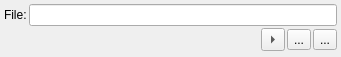
<?xml version="1.0" encoding="UTF-8"?>
<ui version="4.0">
 <class>FileSelectWidget</class>
 <widget class="QWidget" name="FileSelectWidget">
  <property name="geometry">
   <rect>
    <x>0</x>
    <y>0</y>
    <width>341</width>
    <height>57</height>
   </rect>
  </property>
  <property name="windowTitle">
   <string>Form</string>
  </property>
  <layout class="QGridLayout" name="gridLayout">
   <property name="leftMargin">
    <number>4</number>
   </property>
   <property name="topMargin">
    <number>4</number>
   </property>
   <property name="rightMargin">
    <number>4</number>
   </property>
   <property name="bottomMargin">
    <number>4</number>
   </property>
   <property name="spacing">
    <number>2</number>
   </property>
   <item row="1" column="4">
    <widget class="QToolButton" name="btnPreview">
     <property name="text">
      <string>...</string>
     </property>
     <property name="icon">
      <iconset resource="ai.qrc">
       <normaloff>:/icon/preview.png</normaloff>:/icon/preview.png</iconset>
     </property>
    </widget>
   </item>
   <item row="1" column="2">
    <spacer name="horizontalSpacer">
     <property name="orientation">
      <enum>Qt::Horizontal</enum>
     </property>
     <property name="sizeHint" stdset="0">
      <size>
       <width>40</width>
       <height>20</height>
      </size>
     </property>
    </spacer>
   </item>
   <item row="0" column="1" colspan="5">
    <widget class="QLineEdit" name="lineEdit">
     <property name="dragEnabled">
      <bool>true</bool>
     </property>
     <property name="readOnly">
      <bool>false</bool>
     </property>
    </widget>
   </item>
   <item row="1" column="5">
    <widget class="QToolButton" name="toolButton">
     <property name="text">
      <string>...</string>
     </property>
    </widget>
   </item>
   <item row="0" column="0">
    <widget class="QLabel" name="label">
     <property name="sizePolicy">
      <sizepolicy hsizetype="Fixed" vsizetype="Preferred">
       <horstretch>0</horstretch>
       <verstretch>0</verstretch>
      </sizepolicy>
     </property>
     <property name="text">
      <string>File:</string>
     </property>
    </widget>
   </item>
   <item row="1" column="3">
    <widget class="QToolButton" name="btnFromWidget">
     <property name="text">
      <string>...</string>
     </property>
     <property name="arrowType">
      <enum>Qt::RightArrow</enum>
     </property>
    </widget>
   </item>
  </layout>
 </widget>
 <resources>
  <include location="ai.qrc"/>
 </resources>
 <connections/>
</ui>
